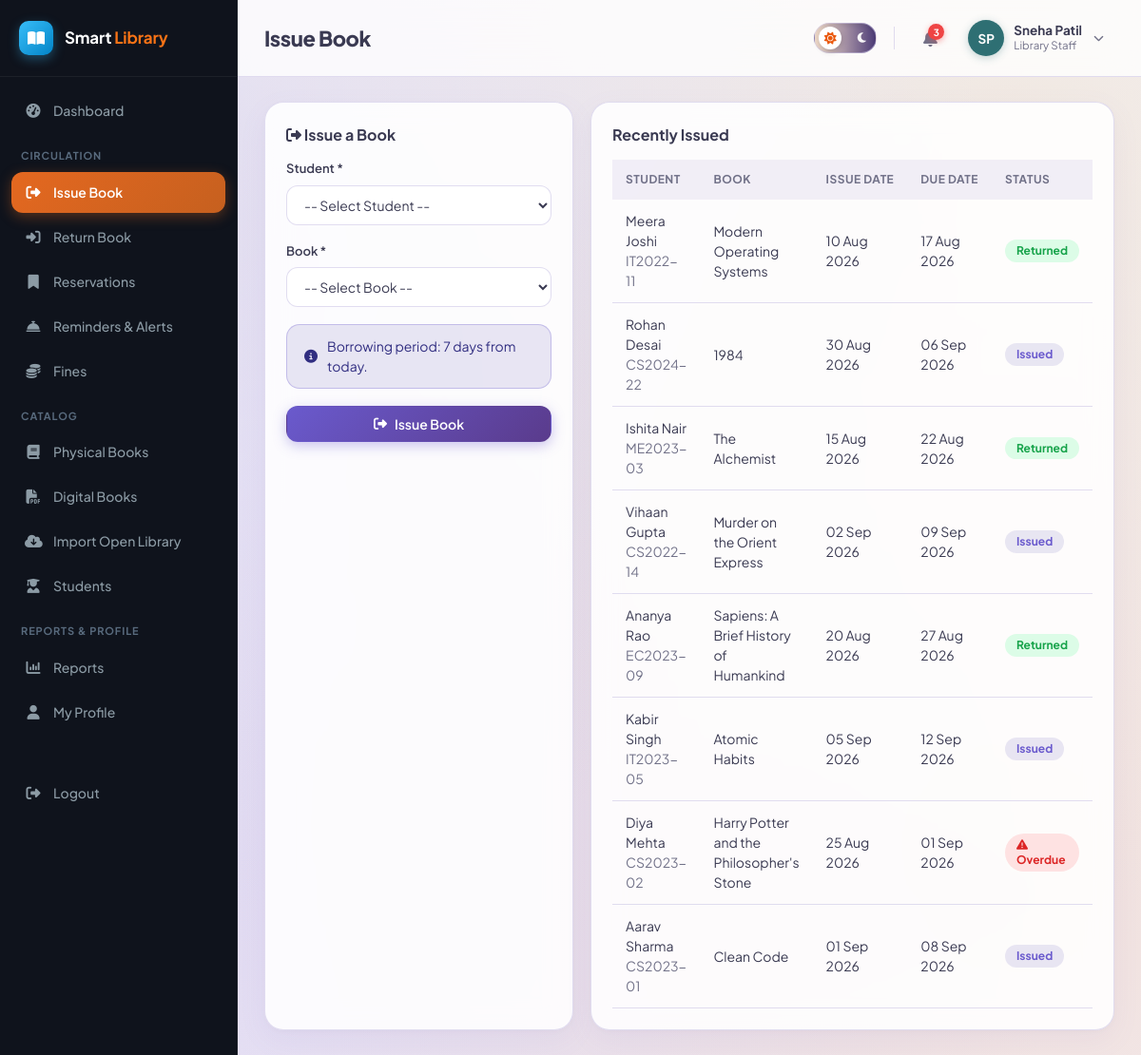
Page /librarian/issue-book.php (signed in) on the committed database.
### tables this page shows
CREATE TABLE library_settings (
    id INT AUTO_INCREMENT PRIMARY KEY,
    library_name VARCHAR(150) NOT NULL DEFAULT 'Smart Library',
    borrow_period_days INT NOT NULL DEFAULT 7,
    fine_per_day DECIMAL(10,2) NOT NULL DEFAULT 5.00,
    max_fine DECIMAL(10,2) NOT NULL DEFAULT 200.00,
    grace_period_days INT NOT NULL DEFAULT 0,
    max_books_per_student INT NOT NULL DEFAULT 3,
    reservation_valid_days INT NOT NULL DEFAULT 3
);

CREATE TABLE book_issues (
    id INT AUTO_INCREMENT PRIMARY KEY,
    student_id INT NOT NULL,
    book_id INT NOT NULL,
    issued_by INT DEFAULT NULL,           
    issue_date DATE NOT NULL,
    due_date DATE NOT NULL,
    return_date DATE DEFAULT NULL,
    status ENUM('issued','returned','overdue','lost') NOT NULL DEFAULT 'issued',
    created_at TIMESTAMP DEFAULT CURRENT_TIMESTAMP,
    FOREIGN KEY (student_id) REFERENCES students(id) ON DELETE CASCADE,
    FOREIGN KEY (book_id) REFERENCES books(id) ON DELETE CASCADE,
    FOREIGN KEY (issued_by) REFERENCES users(id) ON DELETE SET NULL
);

CREATE TABLE users (
    id INT AUTO_INCREMENT PRIMARY KEY,
    name VARCHAR(120) NOT NULL,
    email VARCHAR(150) NOT NULL UNIQUE,
    password VARCHAR(255) NOT NULL,
    role ENUM('admin','librarian','student') NOT NULL,
    phone VARCHAR(20) DEFAULT NULL,
    photo VARCHAR(255) DEFAULT NULL,
    status ENUM('active','inactive') NOT NULL DEFAULT 'active',
    reset_token VARCHAR(255) DEFAULT NULL,
    reset_expires DATETIME DEFAULT NULL,
    created_at TIMESTAMP DEFAULT CURRENT_TIMESTAMP,
    updated_at TIMESTAMP DEFAULT CURRENT_TIMESTAMP ON UPDATE CURRENT_TIMESTAMP
);

CREATE TABLE students (
    id INT AUTO_INCREMENT PRIMARY KEY,
    user_id INT NOT NULL,
    roll_number VARCHAR(40) NOT NULL UNIQUE,
    course VARCHAR(100) DEFAULT NULL,
    department VARCHAR(100) DEFAULT NULL,
    year VARCHAR(20) DEFAULT NULL,
    division VARCHAR(20) DEFAULT NULL,
    address VARCHAR(255) DEFAULT NULL,
    registration_date DATE NOT NULL,
    max_books INT NOT NULL DEFAULT 3,
    created_at TIMESTAMP DEFAULT CURRENT_TIMESTAMP,
    updated_at TIMESTAMP DEFAULT CURRENT_TIMESTAMP ON UPDATE CURRENT_TIMESTAMP,
    FOREIGN KEY (user_id) REFERENCES users(id) ON DELETE CASCADE
);

CREATE TABLE books (
    id INT AUTO_INCREMENT PRIMARY KEY,
    isbn VARCHAR(30) NOT NULL UNIQUE,
    title VARCHAR(200) NOT NULL,
    author_id INT DEFAULT NULL,
    category_id INT DEFAULT NULL,
    publisher_id INT DEFAULT NULL,
    publication_year YEAR DEFAULT NULL,
    edition VARCHAR(30) DEFAULT NULL,
    language VARCHAR(40) DEFAULT 'English',
    pages INT DEFAULT NULL,
    price DECIMAL(10,2) DEFAULT 0.00,
    shelf_number VARCHAR(30) DEFAULT NULL,
    total_copies INT NOT NULL DEFAULT 1,
    available_copies INT NOT NULL DEFAULT 1,
    description TEXT DEFAULT NULL,
    image VARCHAR(255) DEFAULT NULL,
    status ENUM('active','inactive') NOT NULL DEFAULT 'active',
    created_at TIMESTAMP DEFAULT CURRENT_TIMESTAMP,
    updated_at TIMESTAMP DEFAULT CURRENT_TIMESTAMP ON UPDATE CURRENT_TIMESTAMP,
    FOREIGN KEY (author_id) REFERENCES authors(id) ON DELETE SET NULL,
    FOREIGN KEY (category_id) REFERENCES categories(id) ON DELETE SET NULL,
    FOREIGN KEY (publisher_id) REFERENCES publishers(id) ON DELETE SET NULL,
    INDEX idx_title (title),
    INDEX idx_isbn (isbn)
);

### librarian/issue-book.php (the view, shortened to what this page needs)
<?php
require_once __DIR__ . '/../config/database.php';
require_once __DIR__ . '/../includes/functions.php';
require_once __DIR__ . '/../includes/auth-check.php';
$settings = getSettings($pdo);
$recentIssues = $pdo->query("
    SELECT bi.*, b.title, u.name student_name, s.roll_number
    FROM book_issues bi
    JOIN books b ON b.id=bi.book_id
    JOIN students s ON s.id=bi.student_id
    JOIN users u ON u.id=s.user_id
    ORDER BY bi.id DESC LIMIT 8")->fetchAll();
include __DIR__ . '/../includes/header.php';
?>
<div class="grid grid-2">
    <div class="card">
        <h3><i class="fa-solid fa-right-from-bracket"></i> Issue a Book</h3>
        <form method="POST" action="issue-book.php">
            <div class="form-group">
                <label>Student *</label>
                <select class="form-control" name="student_id" required>
                    <option value="">-- Select Student --</option>
                </select>
            </div>
            <div class="form-group">
                <label>Book *</label>
                <select class="form-control" name="book_id" required>
                    <option value="">-- Select Book --</option>
                </select>
            </div>
            <div class="alert alert-info"><i class="fa-solid fa-circle-info"></i> Borrowing period: <?= (int)$settings['borrow_period_days'] ?> days from today.</div>
            <button class="btn btn-primary" type="submit" style="width:100%;justify-content:center;"><i class="fa-solid fa-right-from-bracket"></i> Issue Book</button>
        </form>
    </div>
    <div class="card">
        <h3>Recently Issued</h3>
        <?php if (!$recentIssues): ?>
            <div class="empty-state"><i class="fa-solid fa-inbox"></i>No books issued yet.</div>
        <?php else: ?>
        <div class="table-wrap">
            <table class="data-table">
                <thead><tr><th>Student</th><th>Book</th><th>Issue Date</th><th>Due Date</th><th>Status</th></tr></thead>
                <tbody>
                <?php foreach ($recentIssues as $r): ?>
                    <tr>
                        <td><?= e($r['student_name']) ?><br><span class="text-muted"><?= e($r['roll_number']) ?></span></td>
                        <td><?= e($r['title']) ?></td>
                        <td><?= fmtDate($r['issue_date']) ?></td>
                        <td><?= fmtDate($r['due_date']) ?></td>
                        <td><?= statusBadge($r['status']) ?></td>
                    </tr>
                <?php endforeach; ?>
                </tbody>
            </table>
        </div>
        <?php endif; ?>
    </div>
</div>
<?php include __DIR__ . '/../includes/footer.php'; ?>

### includes/functions.php (shortened to what this page needs)
<?php
function e($value) {
    return htmlspecialchars($value ?? '', ENT_QUOTES, 'UTF-8');
}
function getSettings($pdo) {
    static $settings = null;
    if ($settings === null) {
        $stmt = $pdo->query("SELECT * FROM library_settings LIMIT 1");
        $settings = $stmt->fetch() ?: [
            'borrow_period_days' => 7, 'fine_per_day' => 5, 'max_fine' => 200,
            'grace_period_days' => 0, 'max_books_per_student' => 3, 'reservation_valid_days' => 3,
            'library_name' => 'Smart Library',
        ];
    }
    return $settings;
}
function fmtDate($date) {
    return date('d M Y', strtotime($date));
}
function statusBadge($status) {
    $colors = [
        'active' => 'badge-green', 'available' => 'badge-green', 'paid' => 'badge-green',
        'returned' => 'badge-green', 'completed' => 'badge-green', 'approved' => 'badge-green', 'ready' => 'badge-green',
        'issued' => 'badge-blue', 'pending' => 'badge-yellow', 'partially_paid' => 'badge-yellow',
        'overdue' => 'badge-red', 'unpaid' => 'badge-red', 'inactive' => 'badge-gray', 'cancelled' => 'badge-gray',
        'expired' => 'badge-gray', 'lost' => 'badge-red', 'damaged' => 'badge-red', 'waived' => 'badge-gray',
    ];
    $icons = [
        'unpaid' => 'fa-circle-xmark',
        'pending' => 'fa-clock',
        'paid' => 'fa-circle-check',
        'partially_paid' => 'fa-circle-half-stroke',
        'overdue' => 'fa-triangle-exclamation',
        'waived' => 'fa-ban',
    ];
    $iconHtml = isset($icons[$status]) ? '<i class="fa-solid ' . $icons[$status] . '"></i> ' : '';
    $class = $colors[$status] ?? 'badge-gray';
    $label = match($status) {
        'unpaid' => 'Unpaid',
        'pending' => 'Payment Pending',
        'partially_paid' => 'Partially Paid',
        'paid' => 'Paid',
        'waived' => 'Waived',
        default => ucfirst($status)
    };
    return '<span class="badge ' . $class . '">' . $iconHtml . e($label) . '</span>';
}

### assets/css/style.css (style rules this page uses)
:root { --primary: #6A5ACD; --primary-dark: #5A3B8C; --primary-mid: #8B7CC7; --primary-light: rgba(201, 194, 227, 0.4); --lavender: #C9C2E3; --accent-orange: #C6601F; --accent-orange-hover: #d96b27; --accent-teal: #2E6F73; --accent-teal-light: rgba(46, 111, 115, 0.16); --accent-sand: #EADCC8; --accent-sand-light: rgba(234, 220, 200, 0.5); --success: #16a34a; --success-light: #dcfce7; --warning: #ca8a04; --warning-light: #fef9c3; --danger: #dc2626; --danger-light: #fee2e2; --text: #3A3A52; --text-muted: #717188; --bg: #F7F5FC; --white: #ffffff; --card-bg: rgba(255, 255, 255, 0.88); --card-border: rgba(201, 194, 227, 0.55); --border: rgba(201, 194, 227, 0.55); --gray-light: #f6f5fb; --gray: #88889d; --sidebar-w: 250px; --radius: 20px; --pill-radius: 999px; --shadow: 0 10px 30px rgba(123, 109, 216, 0.07), 0 2px 8px rgba(46, 43, 43, 0.03); }
* { box-sizing: border-box; }
body { margin: 0; font-family: 'Plus Jakarta Sans', system-ui, -apple-system, BlinkMacSystemFont, Roboto, sans-serif; background-color: var(--bg); background-image: radial-gradient(at 10% 15%, rgba(201, 194, 227, 0.45) 0px, transparent 60%), radial-gradient(at 88% 12%, rgba(234, 220, 200, 0.5) 0px, transparent 60%), radial-gradient(at 90% 85%, rgba(198, 96, 31, 0.14) 0px, transparent 65%), radial-gradient(at 15% 85%, rgba(121, 106, 220, 0.18) 0px, transparent 65%); background-attachment: fixed; color: var(--text); font-size: 15px; line-height: 1.5; -webkit-font-smoothing: antialiased; }
.grid { display: grid; gap: 18px; }
.grid-2 { grid-template-columns: repeat(2, 1fr); }
.card { background: var(--card-bg); border: 1px solid var(--card-border); border-radius: var(--radius); box-shadow: var(--shadow); padding: 22px; backdrop-filter: blur(14px); -webkit-backdrop-filter: blur(14px); transition: transform 0.2s ease, box-shadow 0.2s ease; }
.card h3 { margin: 0 0 14px; font-size: 16px; font-weight: 700; color: var(--text); }
.btn { display: inline-flex; align-items: center; gap: 8px; padding: 9px 18px; border-radius: 12px; border: 1px solid transparent; font-size: 14px; font-weight: 600; cursor: pointer; text-decoration: none; font-family: inherit; transition: all 0.18s ease; }
.btn-primary { background: linear-gradient(135deg, #6A5ACD 0%, #5A3B8C 100%); color: #ffffff; box-shadow: 0 4px 14px rgba(106, 90, 205, 0.35); }
.form-group { margin-bottom: 18px; }
.form-group label { display: block; font-size: 13px; font-weight: 600; margin-bottom: 7px; color: var(--text); }
.form-control { width: 100%; padding: 10px 14px; border: 1px solid var(--border); border-radius: 12px; font-size: 14px; background: var(--white); color: var(--text); font-family: inherit; transition: border-color 0.15s ease, box-shadow 0.15s ease; }
.table-wrap { overflow-x: auto; }
table.data-table { width: 100%; border-collapse: collapse; font-size: 14px; }
.data-table th { text-align: left; padding: 12px 14px; background: rgba(201, 194, 227, 0.25); font-weight: 700; font-size: 12px; text-transform: uppercase; letter-spacing: 0.04em; color: var(--text-muted); white-space: nowrap; }
.data-table td { padding: 12px 14px; border-bottom: 1px solid var(--border); vertical-align: middle; }
.badge { padding: 4px 12px; border-radius: 999px; font-size: 12px; font-weight: 700; display: inline-block; line-height: 1.3; }
.badge-green { background: var(--success-light); color: var(--success); }
.badge-blue { background: var(--primary-light); color: var(--primary); }
.badge-red { background: var(--danger-light); color: var(--danger); }
.alert { padding: 12px 18px; border-radius: 14px; margin-bottom: 18px; font-size: 14px; display: flex; align-items: center; gap: 10px; }
.alert-info { background: var(--primary-light); color: #312e81; border: 1px solid rgba(106, 90, 205, 0.3); }
.text-muted { color: var(--text-muted); }

### rows in the picture
library_settings: borrow_period_days "7"
book_issues: users.name "Meera Joshi", student.roll_number "IT2022-11", book.title "Modern Operating Systems", issue_date "10 Aug 2026", due_date "17 Aug 2026", status "Returned"
book_issues: users.name "Rohan Desai", student.roll_number "CS2024-22", book.title "1984", issue_date "30 Aug 2026", due_date "06 Sep 2026", status "Issued"
book_issues: users.name "Ishita Nair", student.roll_number "ME2023-03", book.title "The Alchemist", issue_date "15 Aug 2026", due_date "22 Aug 2026", status "Returned"
book_issues: users.name "Vihaan Gupta", student.roll_number "CS2022-14", book.title "Murder on the Orient Express", issue_date "02 Sep 2026", due_date "09 Sep 2026", status "Issued"
book_issues: users.name "Ananya Rao", student.roll_number "EC2023-09", book.title "Sapiens: A Brief History of Humankind", issue_date "20 Aug 2026", due_date "27 Aug 2026", status "Returned"
book_issues: users.name "Kabir Singh", student.roll_number "IT2023-05", book.title "Atomic Habits", issue_date "05 Sep 2026", due_date "12 Sep 2026", status "Issued"
book_issues: users.name "Diya Mehta", student.roll_number "CS2023-02", book.title "Harry Potter and the Philosopher's Stone", issue_date "25 Aug 2026", due_date "01 Sep 2026", status "Overdue"
book_issues: users.name "Aarav Sharma", student.roll_number "CS2023-01", book.title "Clean Code", issue_date "01 Sep 2026", due_date "08 Sep 2026", status "Issued"

### other values in the picture
$label "Dashboard"
$item['_section'] "CIRCULATION"
$label "Issue Book"
$label "Return Book"
$label "Reservations"
$label "Reminders & Alerts"
$label "Fines"
$item['_section'] "CATALOG"
$label "Physical Books"
$label "Digital Books"
$label "Import Open Library"
$label "Students"
$item['_section'] "REPORTS & PROFILE"
$label "Reports"
$label "My Profile"
